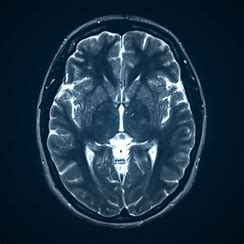
#> input picture pictures/brain.jpg, 244 x 244 px
$ python threshold7.py
#> lines starting #> are read from the running program, lines starting #| are printed output that depends on the picture; after the words box and inside, x2 and y2 are one past the last pixel; in counts of white or black regions, pixels touching at a corner belong together
import numpy as np
import cv2 as cv
import matplotlib.pyplot as plt

# File path
file_path = "pictures/brain.jpg"

# Reading and converting the image
img = cv.imread(file_path, cv.IMREAD_COLOR)
#> img is the input picture: shape (244, 244, 3); mean B, G, R 68.6, 50.3, 28.5
imgray = cv.cvtColor(img, cv.COLOR_BGR2GRAY)
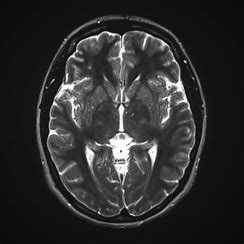
#> imgray: shape (244, 244); min 5, max 255, mean 45.9

# Applying different thresholding techniques
ret, threshold = cv.threshold(imgray, thresh=50, maxval=255, type=cv.THRESH_BINARY)
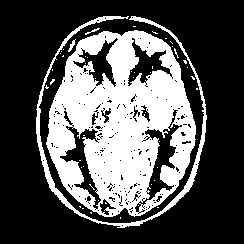
#> threshold: shape (244, 244); 32.7% white; 49 white regions (45 under 20 px), largest, box (x1, y1, x2, y2) and area: (46, 30, 196, 217) 17124, (36, 16, 207, 228) 2124, (68, 39, 76, 52) 38, (85, 28, 100, 35) 27
ret2, threshold2 = cv.threshold(imgray, thresh=100, maxval=255, type=cv.THRESH_BINARY + cv.THRESH_OTSU)
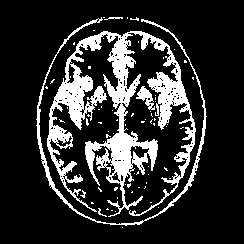
#> threshold2: shape (244, 244); 18% white; 72 white regions (66 under 20 px), largest, box (x1, y1, x2, y2) and area: (47, 31, 196, 217) 8765, (36, 17, 207, 226) 1400, (136, 86, 155, 110) 199, (104, 17, 123, 20) 31, (98, 208, 107, 217) 23, (80, 190, 86, 198) 20
#> ret2 = 77
threshold3 = cv.adaptiveThreshold(imgray, maxValue=255, adaptiveMethod=cv.ADAPTIVE_THRESH_GAUSSIAN_C, thresholdType=cv.THRESH_BINARY, blockSize=115, C=1)
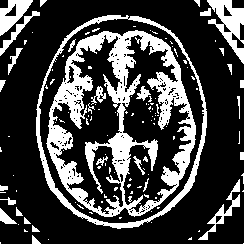
#> threshold3: shape (244, 244); 26.4% white; 125 white regions (95 under 20 px), largest, box (x1, y1, x2, y2) and area: (46, 30, 196, 217) 9266, (36, 15, 207, 229) 2483, (207, 0, 244, 64) 1019

# Setup plot
fig, axes = plt.subplots(nrows=2, ncols=2, figsize=(20, 20))

# Configuration and displaying images
axes[0, 0].imshow(cv.cvtColor(img, cv.COLOR_BGR2RGB))
axes[0, 0].axis("off")
axes[0, 0].title.set_text('Original Image')

axes[0, 1].imshow(threshold, cmap='gray')
axes[0, 1].axis("off")
axes[0, 1].title.set_text('Binary Threshold')

axes[1, 0].imshow(threshold2, cmap='gray')
axes[1, 0].axis("off")
axes[1, 0].title.set_text('Otsu Threshold')

axes[1, 1].imshow(threshold3, cmap='gray')
axes[1, 1].axis("off")
axes[1, 1].title.set_text('Adaptive Gaussian Threshold')

# Show plot
plt.show()
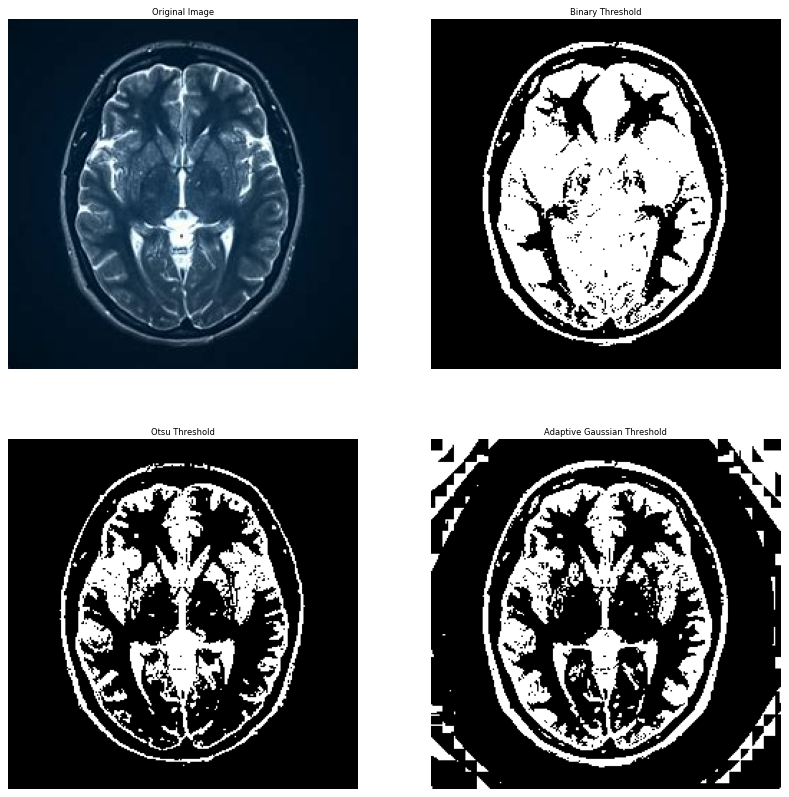
#> figure drawn by matplotlib, 4 panels

$ run again, with pictures/Dog.jpg copied over pictures/brain.jpg
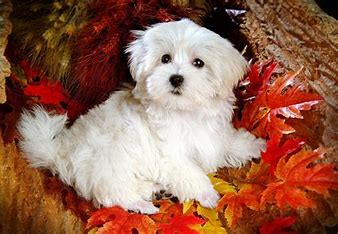
#> input picture pictures/Dog.jpg, 338 x 234 px
#> img is the input picture: shape (234, 338, 3); mean B, G, R 82.6, 101.2, 148.9
#> `ret, threshold = cv.threshold(imgray, thresh=50, maxval=255, type=cv.T..`:
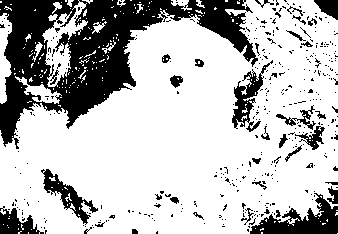
#> threshold: shape (234, 338); 73.1% white; 400 black regions (364 under 20 px), largest, box (x1, y1, x2, y2) and area: (0, 0, 258, 149) 14086, (250, 193, 338, 234) 1658, (232, 60, 273, 132) 899
#> threshold2: shape (234, 338); 37.1% white; 287 white regions (259 under 20 px), largest, box (x1, y1, x2, y2) and area: (20, 18, 266, 234) 26827, (272, 101, 319, 119) 271, (268, 63, 307, 92) 261
#> ret2 = 131
#> threshold3: shape (234, 338); 52.2% white; 328 black regions (298 under 20 px), largest, box (x1, y1, x2, y2) and area: (0, 0, 338, 234) 32136, (254, 0, 338, 87) 1980, (167, 73, 187, 97) 363
#> `plt.show()`:
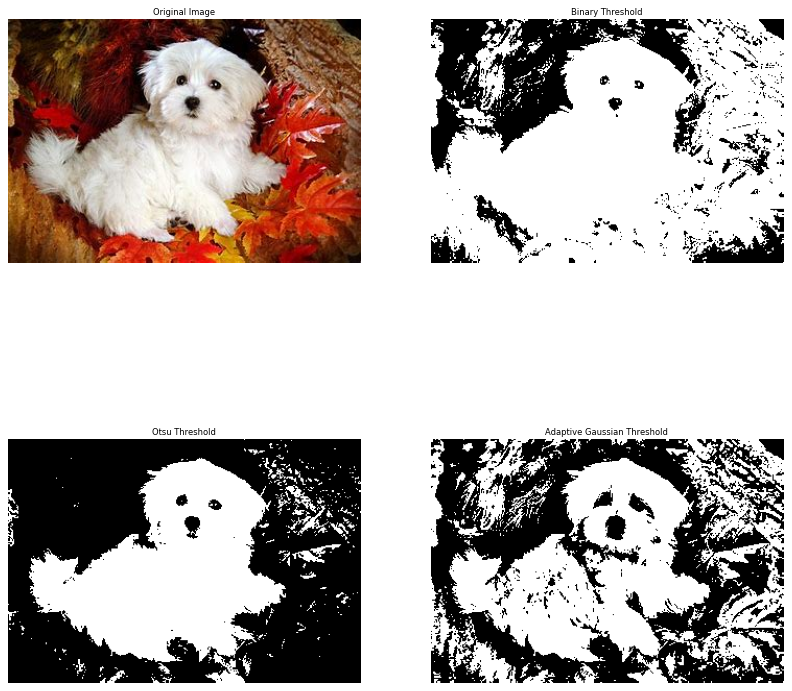
#> figure drawn by matplotlib, 4 panels
